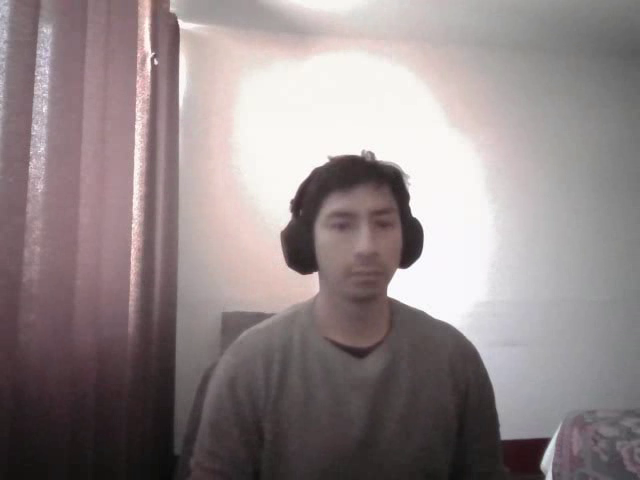
#> input picture frame 11 of archivos/video.mp4, 640 x 480 px, given in place of ElonMusk.mp4, which was not available
$ jupyter execute 'semana10.6_proyecto deteccion rostros.ipynb'   (text cells are left out)
#> lines starting #> are read from the running program, lines starting #| are printed output that depends on the picture; after the words box and inside, x2 and y2 are one past the last pixel; in counts of white or black regions, pixels touching at a corner belong together; pictures that were not available may be replaced by others from this repository, and a replacement may not be noted
[cell 1]
#pip install imutils

[cell 2]
import cv2 as cv
import os
import imutils

# Definir el nombre del directorio donde se guardarán las fotos de los rostros detectados.
modelo = 'FotosElon'
# Ruta base donde se encuentra el directorio del modelo.
ruta1 = 'archivos\\archivos opencv'
# Construir la ruta completa al directorio del modelo.
rutacompleta = ruta1 + '/' + modelo
# Crear el directorio si no existe.
if not os.path.exists(rutacompleta):
    os.makedirs(rutacompleta)

# Inicializar la captura de video desde un archivo específico.
camara = cv.VideoCapture('archivos\ElonMusk.mp4')

# Cargar el clasificador preentrenado para la detección de rostros frontales.
ruidos = cv.CascadeClassifier('opencv_complementos\haarcascade_frontalface_default.xml')


# Inicializar el contador de identificación de imágenes.
id = 0
# Bucle para leer cada frame del video.
while True:
    respuesta, captura = camara.read()
#> captura is the input picture: shape (480, 640, 3); mean B, G, R 135.8, 134.7, 145.6
    # Si no se puede leer un frame, salir del bucle.
    if respuesta == False: break
    # Redimensionar la captura a un ancho de 640 píxeles.
    captura = imutils.resize(captura, width=640)
    # Convertir la imagen a escala de grises para la detección de rostros.
    grises = cv.cvtColor(captura, cv.COLOR_BGR2GRAY)
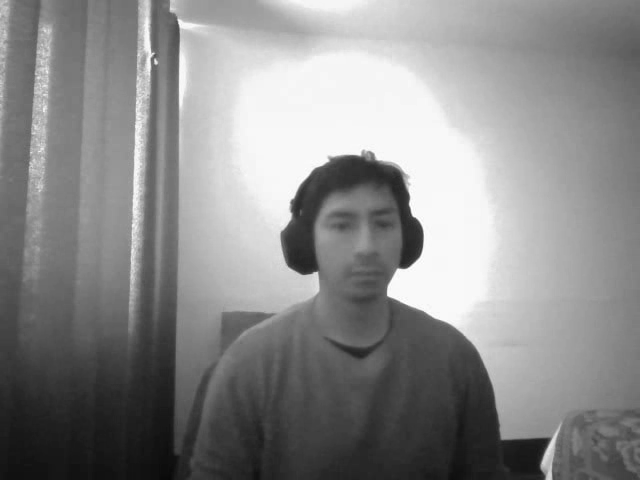
#> grises: shape (480, 640); min 8, max 255, mean 138
    # Copia de la captura en escala de grises para procesamiento.
    idcaptura = captura.copy()
    # Detectar rostros en la imagen.
    cara = ruidos.detectMultiScale(grises, 1.3, 5)
#> cara = [[312, 184, 103, 103]]

    # Iterar sobre cada rostro detectado.
    for (x, y, e1, e2) in cara:
        # Dibujar un rectángulo alrededor del rostro detectado.
        cv.rectangle(captura, (x, y), (x + e1, y + e2), (0, 255, 0), 2)
        # Extraer el rostro de la imagen.
        rostrocapturado = idcaptura[y:y + e2, x:x + e1]
        # Redimensionar el rostro capturado a 160x160 píxeles.
        rostrocapturado = cv.resize(rostrocapturado, (160, 160), interpolation=cv.INTER_CUBIC)
        # Guardar el rostro capturado en un archivo.
        cv.imwrite(rutacompleta + '/imagen_{}.jpg'.format(id), rostrocapturado)
        # Incrementar el contador de identificación.
        id = id + 1
#> this loop made 1 pass
#> (x, y, e1, e2, id) on pass 1: (312, 184, 103, 103, 1)
#> pass 1, `rostrocapturado = idcaptura[y:y + e2, x:x + e1]`:
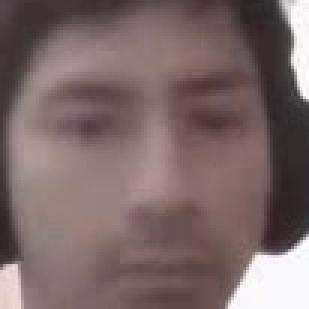
#> rostrocapturado: shape (103, 103, 3) (shown 3 times larger); mean B, G, R 104.9, 104.5, 123.6
#> after the loop:
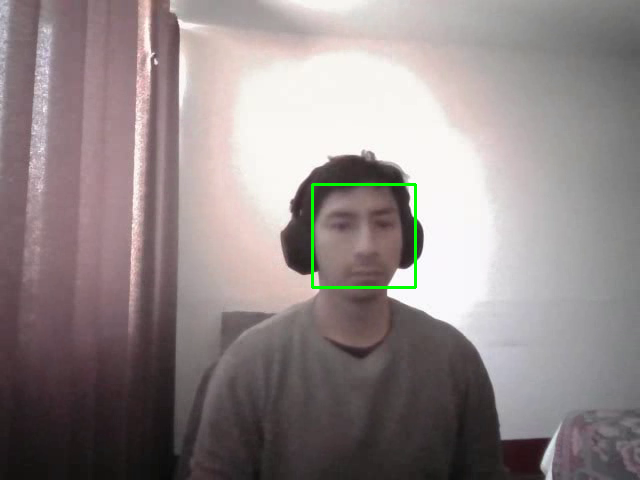
#> captura: shape (480, 640, 3); 0.4% of pixels changed, all inside (x1, y1, x2, y2) = (311, 183, 417, 289)
#> after the loop, id = 1

    # Mostrar el resultado en una ventana.
    cv.imshow("Resultado rostro", captura)
    # Terminar el bucle después de capturar 350 rostros.
    if id == 350:
        break

# Liberar la cámara y cerrar todas las ventanas.
camara.release()
cv.destroyAllWindows()

$ run again, starting later in the video
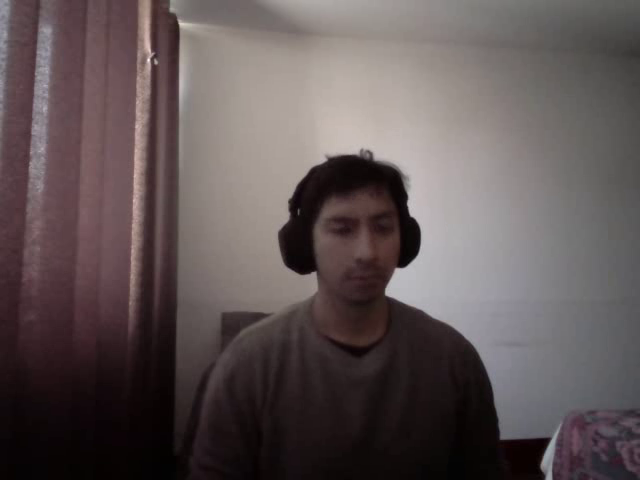
#> input picture frame 52 of archivos/video.mp4, 640 x 480 px, given in place of ElonMusk.mp4, which was not available
#> captura is the input picture: shape (480, 640, 3); mean B, G, R 85.4, 85, 95.7
#> cara = [[304, 182, 116, 116]]
#> the loop `for (x, y, e1, e2) in cara:` made 1 pass
#> (x, y, e1, e2, id) on pass 1: (304, 182, 116, 116, 1)
#> pass 1, `rostrocapturado = idcaptura[y:y + e2, x:x + e1]`:
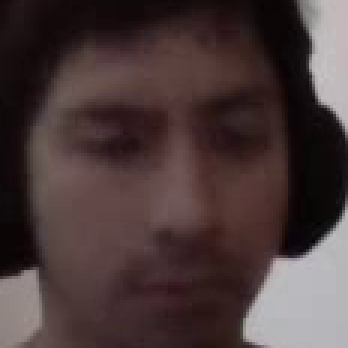
#> rostrocapturado: shape (116, 116, 3) (shown 3 times larger); mean B, G, R 58.2, 58.1, 74.3
#> after the loop `for (x, y, e1, e2) in cara:`:
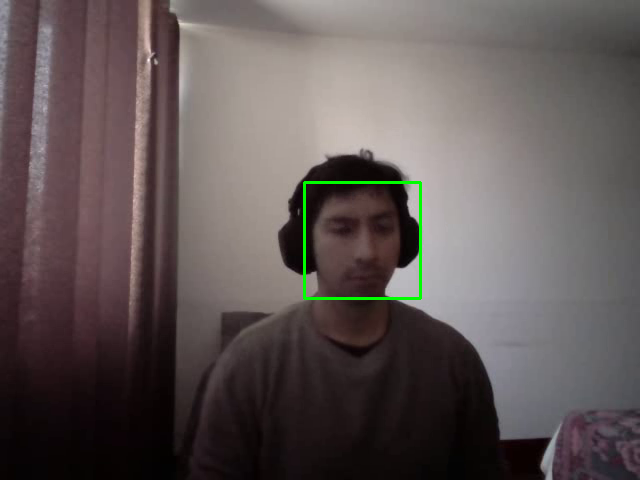
#> captura: shape (480, 640, 3); 0.45% of pixels changed, all inside (x1, y1, x2, y2) = (303, 181, 422, 300)
#> after the loop `for (x, y, e1, e2) in cara:`: id = 1

$ run again, starting later in the video
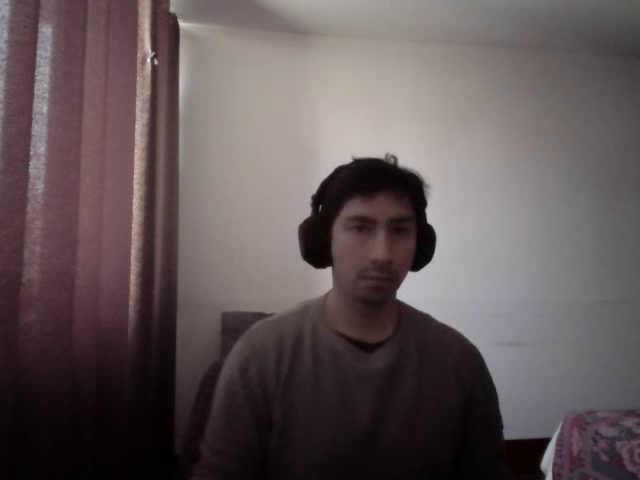
#> input picture frame 92 of archivos/video.mp4, 640 x 480 px, given in place of ElonMusk.mp4, which was not available
#> captura is the input picture: shape (480, 640, 3); mean B, G, R 86.8, 86, 97.3
#> cara = [[327, 188, 107, 107]]
#> the loop `for (x, y, e1, e2) in cara:` made 1 pass
#> (x, y, e1, e2, id) on pass 1: (327, 188, 107, 107, 1)
#> pass 1, `rostrocapturado = idcaptura[y:y + e2, x:x + e1]`:
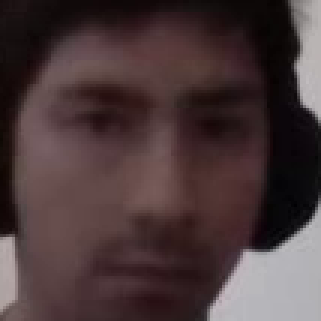
#> rostrocapturado: shape (107, 107, 3) (shown 3 times larger); mean B, G, R 58.4, 57.2, 74.5
#> after the loop `for (x, y, e1, e2) in cara:`:
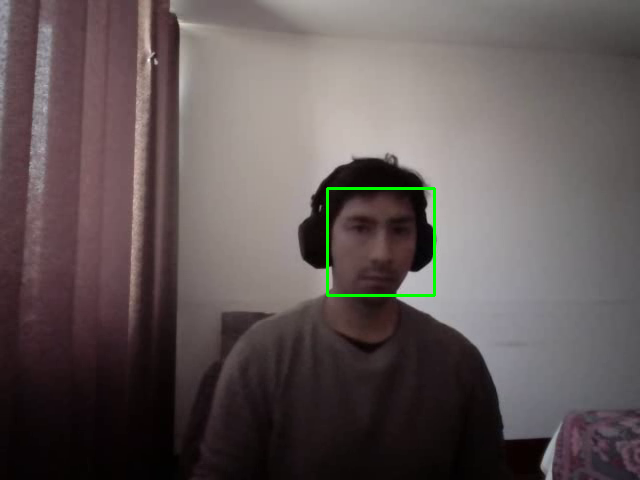
#> captura: shape (480, 640, 3); 0.42% of pixels changed, all inside (x1, y1, x2, y2) = (326, 187, 436, 297)
#> after the loop `for (x, y, e1, e2) in cara:`: id = 1
